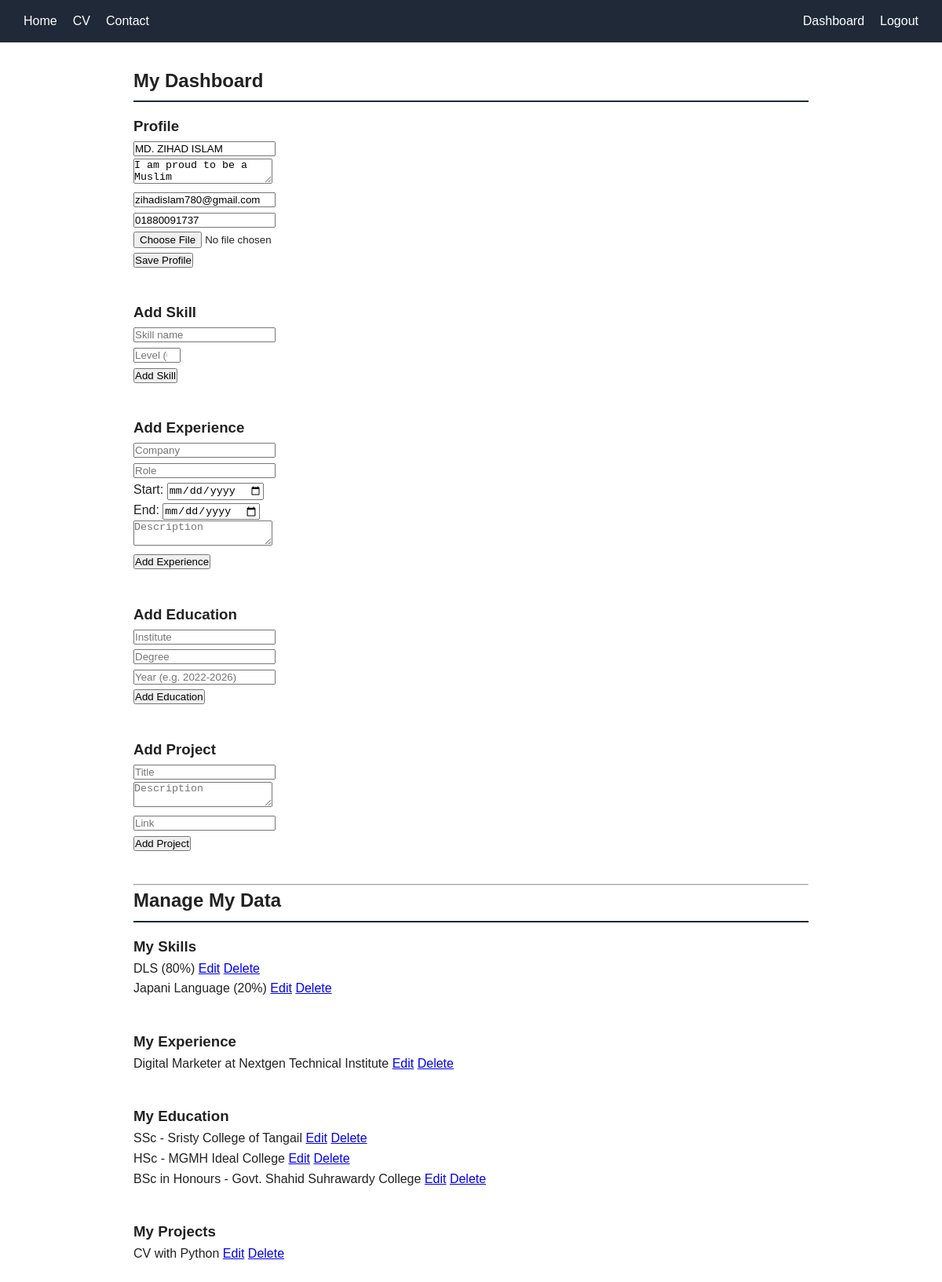
The app's page /dashboard/ (signed in) with its own data.
### Portfolio/models.py (models this page shows, shortened)
class Profile(models.Model):
    user = models.ForeignKey(User, on_delete=models.CASCADE, null=True, blank=True)
    name = models.CharField(max_length=100)
    bio = models.TextField()
    photo = models.ImageField(upload_to='profile/', blank=True, null=True)
    email = models.EmailField()
    phone = models.CharField(max_length=20, blank=True)

class Skill(models.Model):
    user = models.ForeignKey(User, on_delete=models.CASCADE, null=True, blank=True)
    name = models.CharField(max_length=100)
    level = models.IntegerField(help_text="0 theke 100 er moddhe")

class Experience(models.Model):
    user = models.ForeignKey(User, on_delete=models.CASCADE, null=True, blank=True)
    company = models.CharField(max_length=150)
    role = models.CharField(max_length=100)
    start_date = models.DateField()
    end_date = models.DateField(blank=True, null=True)   # ekhono cholche hole khali
    description = models.TextField(blank=True)

class Education(models.Model):
    user = models.ForeignKey(User, on_delete=models.CASCADE, null=True, blank=True)
    institute = models.CharField(max_length=150)
    degree = models.CharField(max_length=150)
    year = models.CharField(max_length=20)               # jemon: 2022-2026

class Project(models.Model):
    user = models.ForeignKey(User, on_delete=models.CASCADE, null=True, blank=True)
    title = models.CharField(max_length=150)
    description = models.TextField()
    link = models.URLField(blank=True)
    image = models.ImageField(upload_to='projects/', blank=True, null=True)

### Portfolio/views.py (the view, shortened to what this page needs)
# urls.py: path('dashboard/', dashboard, name='dashboard'),
def dashboard(request):
    if not request.user.is_authenticated:
        return redirect('login')
    profile = Profile.objects.filter(user=request.user).first()
    context = {
        'profile': profile,
        'skills': Skill.objects.filter(user=request.user),
        'experiences': Experience.objects.filter(user=request.user),
        'educations': Education.objects.filter(user=request.user),
        'projects': Project.objects.filter(user=request.user),
    }
    return render(request, 'dashboard.html', context)

### template/dashboard.html (shortened to what this page needs)
{% extends 'base.html' %}
{% block content %}
<h2>My Dashboard</h2>
<section>
    <h3>Profile</h3>
    <form method="post" enctype="multipart/form-data">
        <p><input type="text" name="name" value="{{ profile.name }}" placeholder="Name"></p>
        <p><textarea name="bio" placeholder="Bio">{{ profile.bio }}</textarea></p>
        <p><input type="email" name="email" value="{{ profile.email }}" placeholder="Email"></p>
        <p><input type="text" name="phone" value="{{ profile.phone }}" placeholder="Phone"></p>
        <p><input type="file" name="photo"></p>
        <button type="submit">Save Profile</button>
    </form>
</section>
<section>
    <h3>Add Skill</h3>
    <form method="post">
        <p><input type="text" name="name" placeholder="Skill name"></p>
        <p><input type="number" name="level" min="0" max="100" placeholder="Level (0-100)"></p>
        <button type="submit">Add Skill</button>
    </form>
</section>
<section>
    <h3>Add Experience</h3>
    <form method="post">
        <p><input type="text" name="company" placeholder="Company"></p>
        <p><input type="text" name="role" placeholder="Role"></p>
        <p>Start: <input type="date" name="start_date"></p>
        <p>End: <input type="date" name="end_date"></p>
        <p><textarea name="description" placeholder="Description"></textarea></p>
        <button type="submit">Add Experience</button>
    </form>
</section>
<section>
    <h3>Add Education</h3>
    <form method="post">
        <p><input type="text" name="institute" placeholder="Institute"></p>
        <p><input type="text" name="degree" placeholder="Degree"></p>
        <p><input type="text" name="year" placeholder="Year (e.g. 2022-2026)"></p>
        <button type="submit">Add Education</button>
    </form>
</section>
<section>
    <h3>Add Project</h3>
    <form method="post">
        <p><input type="text" name="title" placeholder="Title"></p>
        <p><textarea name="description" placeholder="Description"></textarea></p>
        <p><input type="url" name="link" placeholder="Link"></p>
        <button type="submit">Add Project</button>
    </form>
</section>
<hr>
<h2>Manage My Data</h2>
<section>
    <h3>My Skills</h3>
    {% for s in skills %}
    <p>
        {{ s.name }} ({{ s.level }}%)
        <a href="{% url 'update_skill' s.id %}">Edit</a>
        <a href="{% url 'delete_skill' s.id %}" onclick="return confirm('Delete?')">Delete</a>
    </p>
    {% empty %}<p>Kono skill nai.</p>{% endfor %}
</section>
<section>
    <h3>My Experience</h3>
    {% for x in experiences %}
    <p>
        {{ x.role }} at {{ x.company }}
        <a href="{% url 'update_experience' x.id %}">Edit</a>
        <a href="{% url 'delete_experience' x.id %}" onclick="return confirm('Delete?')">Delete</a>
    </p>
    {% empty %}<p>Kono experience nai.</p>{% endfor %}
</section>
<section>
    <h3>My Education</h3>
    {% for e in educations %}
    <p>
        {{ e.degree }} - {{ e.institute }}
        <a href="{% url 'update_education' e.id %}">Edit</a>
        <a href="{% url 'delete_education' e.id %}" onclick="return confirm('Delete?')">Delete</a>
    </p>
    {% empty %}<p>Kono education nai.</p>{% endfor %}
</section>
<section>
    <h3>My Projects</h3>
    {% for p in projects %}
    <p>
        {{ p.title }}
        <a href="{% url 'update_project' p.id %}">Edit</a>
        <a href="{% url 'delete_project' p.id %}" onclick="return confirm('Delete?')">Delete</a>
    </p>
    {% empty %}<p>Kono project nai.</p>{% endfor %}
</section>
{% endblock %}

### template/base.html (style rules this page uses)
* { box-sizing: border-box; margin: 0; padding: 0; }
body { font-family: Arial, sans-serif; line-height: 1.6; color: #222; }
section { margin-bottom: 40px; }
h2 { border-bottom: 2px solid #1f2937; padding-bottom: 6px; margin-bottom: 16px; }

### records on screen
Profile: name "MD. ZIHAD ISLAM", bio "I am proud to be a Muslim", email "zihadislam780@gmail.com", phone "01880091737"
Skill: name "DLS", level "80"
Skill: name "Japani Language", level "20"
Experience: role "Digital Marketer", company "Nextgen Technical Institute"
Education: degree "SSc", institute "Sristy College of Tangail"
Education: degree "HSc", institute "MGMH Ideal College"
Education: degree "BSc in Honours", institute "Govt. Shahid Suhrawardy College"
Project: title "CV with Python"
